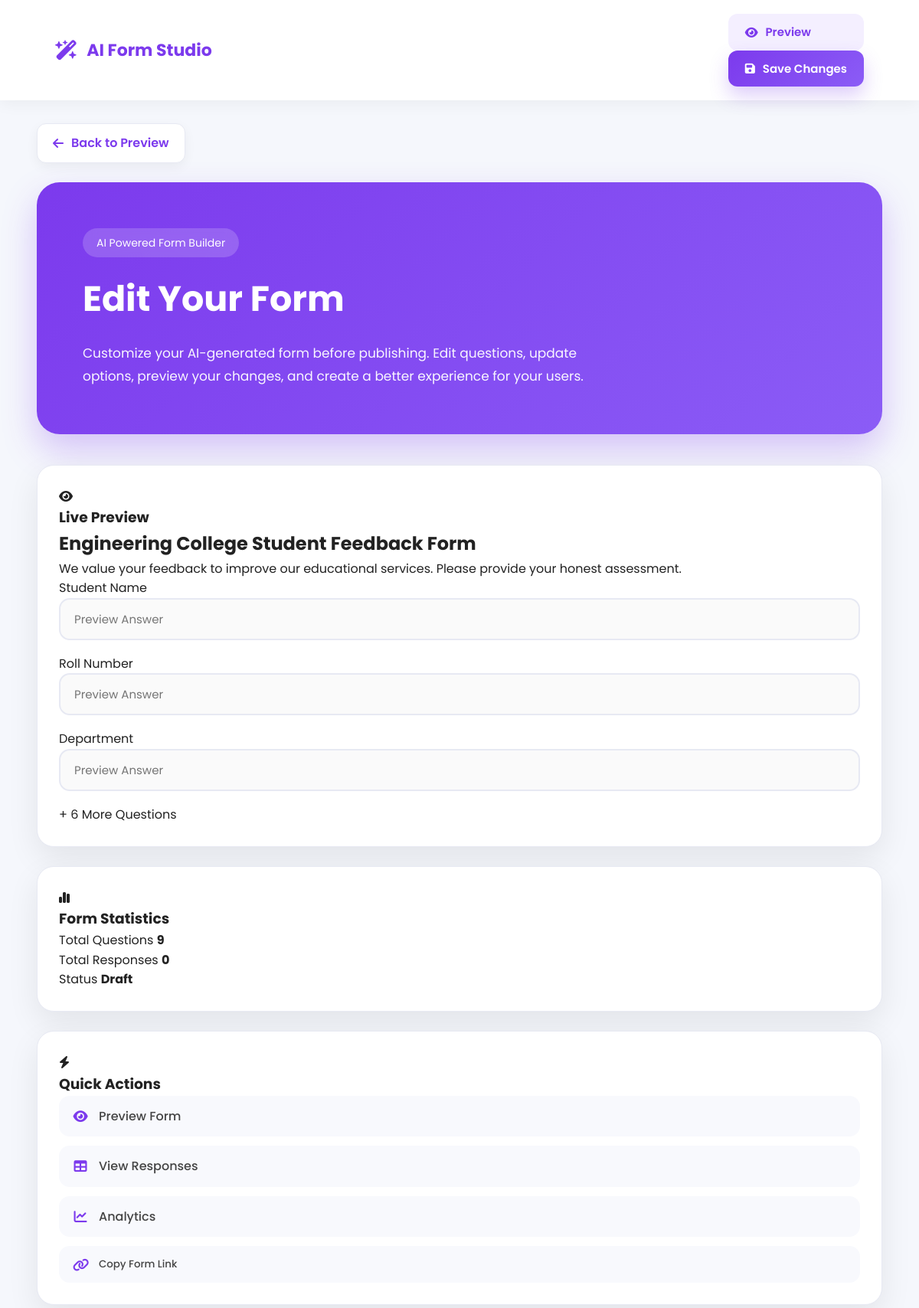
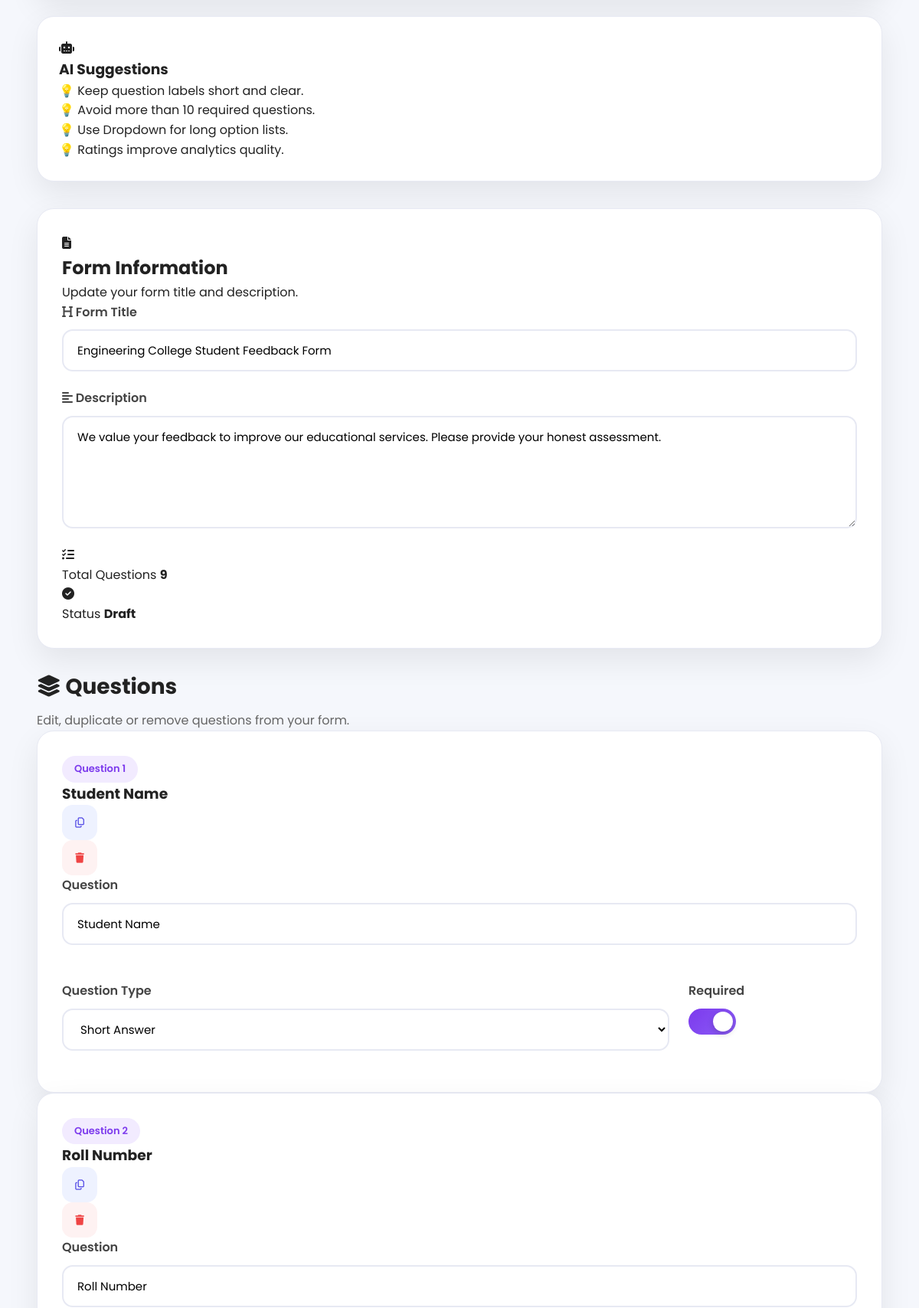
The page /edit/ab7e1ba7 (upper part) on the database its author committed (2 pictures, top to bottom).
### tables this page shows
CREATE TABLE forms(

        id INTEGER PRIMARY KEY AUTOINCREMENT,

        form_id TEXT UNIQUE,

        title TEXT,

        description TEXT,

        questions TEXT,

        created_at TIMESTAMP DEFAULT CURRENT_TIMESTAMP

    );

### app.py (the view)
@app.route("/edit/<form_id>")
def edit_form(form_id):
    form = get_form(form_id)
    if form is None:
        return "<h2>❌ Form Not Found!</h2>"
    return render_template(
        "edit_form.html",
        form=form,
        form_id=form_id
    )

### database.py (called while the page is built)
def get_form(form_id):
    conn = sqlite3.connect(DATABASE)
    cursor = conn.cursor()
    cursor.execute(
        "SELECT * FROM forms WHERE form_id=?",
        (form_id,)
    )
    row = cursor.fetchone()
    conn.close()
    if row is None:
        return None
    return{
        "form_id":row[1],
        "title":row[2],
        "description":row[3],
        "questions":json.loads(row[4])
    }

### templates/edit_form.html (shortened to what this page needs)
<!DOCTYPE html>
<html lang="en">
<head>
    <link rel="stylesheet"
          href="{{ url_for('static', filename='css/edit_form.css') }}">
    <link rel="stylesheet"
          href="https://cdnjs.cloudflare.com/ajax/libs/font-awesome/6.7.1/css/all.min.css">
</head>
<body>
<nav class="navbar">
    <div class="logo">
        <i class="fa-solid fa-wand-magic-sparkles"></i>
        <span>AI Form Studio</span>
    </div>
    <div class="nav-actions">
        <a href="{{ url_for('open_form', form_id=form_id) }}"
           class="nav-btn secondary">
            <i class="fa-solid fa-eye"></i>
            Preview
        </a>
        <button
            type="submit"
            form="editForm"
            class="nav-btn primary">
            <i class="fa-solid fa-floppy-disk"></i>
            Save Changes
        </button>
    </div>
</nav>
<div class="page-nav">
    <a href="{{ url_for('open_form', form_id=form_id) }}"
       class="back-btn">
        <i class="fa-solid fa-arrow-left"></i>
        Back to Preview
    </a>
</div>
<section class="hero">
    <span class="hero-tag">
        AI Powered Form Builder
    </span>
    <h1>
        Edit Your Form
    </h1>
    <p>
        Customize your AI-generated form before publishing.
        Edit questions, update options, preview your changes,
        and create a better experience for your users.
    </p>
</section>
<form id="editForm"
      method="POST"
      action="{{ url_for('update_form', form_id=form_id) }}">
<div class="builder">
    <main class="editor">
<section class="editor-card">
    <div class="card-header">
        <div class="card-icon">
            <i class="fa-solid fa-file-lines"></i>
        </div>
        <div>
            <h2>Form Information</h2>
            <p>
                Update your form title and description.
            </p>
        </div>
    </div>
    <div class="form-grid">
        <div class="input-group full">
            <label>
                <i class="fa-solid fa-heading"></i>
                Form Title
            </label>
            <input
                type="text"
                name="title"
                value="{{ form.title }}"
                placeholder="Enter form title">
        </div>
        <div class="input-group full">
            <label>
                <i class="fa-solid fa-align-left"></i>
                Description
            </label>
            <textarea
                rows="5"
                name="description"
                placeholder="Describe your form...">{{ form.description }}</textarea>
        </div>
    </div>
    <div class="info-row">
        <div class="info-box">
            <i class="fa-solid fa-list-check"></i>
            <div>
                <span>Total Questions</span>
                <strong>{{ form.questions|length }}</strong>
            </div>
        </div>
        <div class="info-box">
            <i class="fa-solid fa-circle-check"></i>
            <div>
                <span>Status</span>
                <strong>Draft</strong>
            </div>
        </div>
    </div>
</section>
<section class="questions-section" id="questionsContainer">
    <div class="section-header">
        <div>
            <h2>
                <i class="fa-solid fa-layer-group"></i>
                Questions
            </h2>
            <p>
                Edit, duplicate or remove questions from your form.
            </p>
        </div>
    </div>
  {% for question in form.questions %}
    <div class="question-card">
        <div class="question-card-header">
            <div class="question-title">
                <span class="question-badge">
                    Question {{ loop.index }}
                </span>
                <h3>
                    {{ question.label }}
                </h3>
            </div>
            <div class="question-actions">
                <button
                    type="button"
                    class="icon-btn duplicate-btn"
                    title="Duplicate Question">
                    <i class="fa-regular fa-copy"></i>
                </button>
                <button
                    type="button"
                    class="icon-btn delete-btn"
                    title="Delete Question">
                    <i class="fa-solid fa-trash"></i>
                </button>
            </div>
        </div>
        <div class="question-body">
            <div class="input-group">
                <label>
                    Question
                </label>
                <input
                    type="text"
                    name="label_{{ loop.index0 }}"
                    value="{{ question.label }}"
                    placeholder="Enter question">
            </div>
            <div class="question-grid">
                <div class="input-group">
                    <label>
                        Question Type
                    </label>
                    <select name="type_{{ loop.index0 }}">
                        <option value="text"
                        {% if question.type=="text" %}selected{% endif %}>
                            Short Answer
                        </option>
                    </select>
                </div>
                <div class="input-group">
                    <label>
                        Required
                    </label>
                    <label class="switch">
                        <span class="slider"></span>
                    </label>
                </div>
            </div>
        </div>
    </div>
    {% endfor %}
</main>
<aside class="sidebar">
<div class="sidebar-card">
    <div class="sidebar-header">
        <i class="fa-solid fa-eye"></i>
        <h3>Live Preview</h3>
    </div>
    <div class="preview-card">
        <h2>{{ form.title }}</h2>
        <p>{{ form.description }}</p>
        {% for question in form.questions[:3] %}
        <div class="preview-question">
            <label>
                {{ question.label }}
            </label>
            <input
                type="text"
                placeholder="Preview Answer"
                disabled>
        </div>
        {% endfor %}
        {% if form.questions|length > 3 %}
        <div class="preview-more">
            + {{ form.questions|length - 3 }} More Questions
        </div>
        {% endif %}
    </div>
</div>
<div class="sidebar-card">
    <div class="sidebar-header">
        <i class="fa-solid fa-chart-simple"></i>
        <h3>Form Statistics</h3>
    </div>
    <div class="stats-list">
        <div class="stat-item">
            <span>Total Questions</span>
            <strong>{{ form.questions|length }}</strong>
        </div>
        <div class="stat-item">
            <span>Total Responses</span>
            <strong>{{ total_responses|default(0) }}</strong>
        </div>
        <div class="stat-item">
            <span>Status</span>
            <strong class="draft-badge">
                Draft
            </strong>
        </div>
    </div>
</div>
<div class="sidebar-card">
    <div class="sidebar-header">
        <i class="fa-solid fa-bolt"></i>
        <h3>Quick Actions</h3>
    </div>
    <div class="quick-actions">
        <a href="{{ url_for('open_form', form_id=form_id) }}"
           class="action-btn">
            <i class="fa-solid fa-eye"></i>
            Preview Form
        </a>
        <a href="{{ url_for('responses', form_id=form_id) }}"
           class="action-btn">
            <i class="fa-solid fa-table"></i>
            View Responses
        </a>
        <a href="{{ url_for('analytics', form_id=form_id) }}"
           class="action-btn">
            <i class="fa-solid fa-chart-line"></i>
            Analytics
        </a>
                <button
                    id="copyLinkBtn"
                    type="button"
                    class="action-btn">
                    <i class="fa-solid fa-link"></i>
                    Copy Form Link
                </button>
    </div>
</div>
<div class="sidebar-card">
    <div class="sidebar-header">
        <i class="fa-solid fa-robot"></i>
        <h3>AI Suggestions</h3>
    </div>
    <div class="tips-box">
        <div class="tip">
            💡 Keep question labels short and clear.
        </div>
        <div class="tip">
            💡 Avoid more than 10 required questions.
        </div>
        <div class="tip">
            💡 Use Dropdown for long option lists.
        </div>
        <div class="tip">
            💡 Ratings improve analytics quality.
        </div>
    </div>
</div>
</aside>
</div>
</form>
</body>
</html>

### rows shown on the page
forms: title "Engineering College Student Feedback Form", description "We value your feedback to improve our educational services. Please provide your honest assessment."

### other values the page prints
{{ question.label }} "Student Name" "Roll Number"
{{ question.label }} "Student Name" "Roll Number" "Department"
{{ total_responses|default(0) }} "0"
